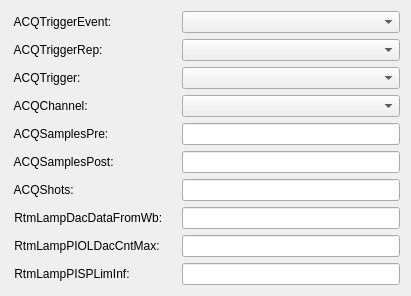
  <widget class="QWidget" name="gridLayoutWidget">
   <property name="geometry">
    <rect>
     <x>20</x>
     <y>20</y>
     <width>411</width>
     <height>291</height>
    </rect>
   </property>
   <layout class="QGridLayout" name="gridLayout">
    <item row="7" column="2">
     <widget class="PyDMLineEdit" name="PyDMLineEdit_16">
      <property name="toolTip">
       <string/>
      </property>
      <property name="channel" stdset="0">
       <string>XX-99SL07:DI-FOFBCtrl:RtmLampDacDataFromWb-SP</string>
      </property>
     </widget>
    </item>
    <item row="5" column="0">
     <widget class="QLabel" name="label_4">
      <property name="text">
       <string> ACQSamplesPost:</string>
      </property>
     </widget>
    </item>
    <item row="4" column="2">
     <widget class="PyDMLineEdit" name="PyDMLineEdit_3">
      <property name="toolTip">
       <string/>
      </property>
      <property name="channel" stdset="0">
       <string>XX-99SL07:DI-FOFBCtrl:ACQSamplesPre-SP</string>
      </property>
     </widget>
    </item>
    <item row="9" column="2">
     <widget class="PyDMLineEdit" name="PyDMLineEdit_23">
      <property name="toolTip">
       <string/>
      </property>
      <property name="channel" stdset="0">
       <string>XX-99SL07:DI-FOFBCtrl:RtmLampPISPLimInf-SP</string>
      </property>
     </widget>
    </item>
    <item row="2" column="1">
     <widget class="PyDMLabel" name="PyDMLabel_2">
      <property name="toolTip">
       <string/>
      </property>
      <property name="channel" stdset="0">
       <string>XX-99SL07:DI-FOFBCtrl:ACQTrigger-Sel</string>
      </property>
     </widget>
    </item>
    <item row="4" column="1">
     <widget class="PyDMLabel" name="PyDMLabel_4">
      <property name="toolTip">
       <string/>
      </property>
      <property name="channel" stdset="0">
       <string>XX-99SL07:DI-FOFBCtrl:ACQSamplesPre-RB</string>
      </property>
     </widget>
    </item>
    <item row="5" column="1">
     <widget class="PyDMLabel" name="PyDMLabel_5">
      <property name="toolTip">
       <string/>
      </property>
      <property name="channel" stdset="0">
       <string>XX-99SL07:DI-FOFBCtrl:ACQSamplesPost-RB</string>
      </property>
     </widget>
    </item>
    <item row="3" column="2">
     <widget class="PyDMEnumComboBox" name="PyDMEnumComboBox_5">
      <property name="toolTip">
       <string/>
      </property>
      <property name="channel" stdset="0">
       <string>XX-99SL07:DI-FOFBCtrl:ACQChannel-Sel</string>
      </property>
     </widget>
    </item>
    <item row="6" column="2">
     <widget class="PyDMLineEdit" name="PyDMLineEdit_4">
      <property name="toolTip">
       <string/>
      </property>
      <property name="channel" stdset="0">
       <string>XX-99SL07:DI-FOFBCtrl:ACQShots-SP</string>
      </property>
     </widget>
    </item>
    <item row="1" column="2">
     <widget class="PyDMEnumComboBox" name="PyDMEnumComboBox_2">
      <property name="toolTip">
       <string/>
      </property>
      <property name="channel" stdset="0">
       <string>XX-99SL07:DI-FOFBCtrl:ACQTriggerRep-Sel</string>
      </property>
     </widget>
    </item>
    <item row="0" column="0">
     <widget class="QLabel" name="label_2">
      <property name="text">
       <string> ACQTriggerEvent:</string>
      </property>
     </widget>
    </item>
    <item row="7" column="0">
     <widget class="QLabel" name="label_10">
      <property name="text">
       <string> RtmLampDacDataFromWb:</string>
      </property>
     </widget>
    </item>
    <item row="8" column="1">
     <widget class="PyDMLabel" name="PyDMLabel_34">
      <property name="toolTip">
       <string/>
      </property>
      <property name="channel" stdset="0">
       <string>XX-99SL07:DI-FOFBCtrl:RtmLampPIOLDacCntMax-RB</string>
      </property>
     </widget>
    </item>
    <item row="2" column="0">
     <widget class="QLabel" name="label_8">
      <property name="text">
       <string> ACQTrigger:</string>
      </property>
     </widget>
    </item>
    <item row="0" column="2">
     <widget class="PyDMEnumComboBox" name="PyDMEnumComboBox_4">
      <property name="toolTip">
       <string/>
      </property>
      <property name="channel" stdset="0">
       <string>XX-99SL07:DI-FOFBCtrl:ACQTriggerEvent-Sel</string>
      </property>
     </widget>
    </item>
    <item row="3" column="1">
     <widget class="PyDMLabel" name="PyDMLabel_7">
      <property name="toolTip">
       <string/>
      </property>
      <property name="channel" stdset="0">
       <string>XX-99SL07:DI-FOFBCtrl:ACQChannel-Sel</string>
      </property>
     </widget>
    </item>
    <item row="9" column="0">
     <widget class="QLabel" name="label_20">
      <property name="text">
       <string> RtmLampPISPLimInf:</string>
      </property>
     </widget>
    </item>
    <item row="6" column="1">
     <widget class="PyDMLabel" name="PyDMLabel_6">
      <property name="toolTip">
       <string/>
      </property>
      <property name="channel" stdset="0">
       <string>XX-99SL07:DI-FOFBCtrl:ACQShots-RB</string>
      </property>
     </widget>
    </item>
    <item row="1" column="0">
     <widget class="QLabel" name="label_7">
      <property name="text">
       <string> ACQTriggerRep:</string>
      </property>
     </widget>
    </item>
    <item row="2" column="2">
     <widget class="PyDMEnumComboBox" name="PyDMEnumComboBox_3">
      <property name="toolTip">
       <string/>
      </property>
      <property name="channel" stdset="0">
       <string>XX-99SL07:DI-FOFBCtrl:ACQTrigger-Sel</string>
      </property>
     </widget>
    </item>
    <item row="5" column="2">
     <widget class="PyDMLineEdit" name="PyDMLineEdit">
      <property name="toolTip">
       <string/>
      </property>
      <property name="channel" stdset="0">
       <string>XX-99SL07:DI-FOFBCtrl:ACQSamplesPost-SP</string>
      </property>
     </widget>
    </item>
    <item row="8" column="0">
     <widget class="QLabel" name="label_35">
      <property name="text">
       <string> RtmLampPIOLDacCntMax:</string>
      </property>
     </widget>
    </item>
    <item row="8" column="2">
     <widget class="PyDMLineEdit" name="PyDMLineEdit_31">
      <property name="toolTip">
       <string/>
      </property>
      <property name="channel" stdset="0">
       <string>XX-99SL07:DI-FOFBCtrl:RtmLampPIOLDacCntMax-SP</string>
      </property>
     </widget>
    </item>
    <item row="7" column="1">
     <widget class="PyDMLabel" name="PyDMLabel_10">
      <property name="toolTip">
       <string/>
      </property>
      <property name="channel" stdset="0">
       <string>XX-99SL07:DI-FOFBCtrl:RtmLampDacDataFromWb-RB</string>
      </property>
     </widget>
    </item>
    <item row="4" column="0">
     <widget class="QLabel" name="label">
      <property name="text">
       <string> ACQSamplesPre:</string>
      </property>
     </widget>
    </item>
    <item row="6" column="0">
     <widget class="QLabel" name="label_5">
      <property name="text">
       <string> ACQShots:</string>
      </property>
     </widget>
    </item>
    <item row="3" column="0">
     <widget class="QLabel" name="label_6">
      <property name="text">
       <string> ACQChannel:</string>
      </property>
     </widget>
    </item>
    <item row="0" column="1">
     <widget class="PyDMLabel" name="PyDMLabel">
      <property name="toolTip">
       <string/>
      </property>
      <property name="channel" stdset="0">
       <string>XX-99SL07:DI-FOFBCtrl:ACQTriggerEvent-Sel</string>
      </property>
     </widget>
    </item>
    <item row="1" column="1">
     <widget class="PyDMLabel" name="PyDMLabel_8">
      <property name="toolTip">
       <string/>
      </property>
      <property name="channel" stdset="0">
       <string>XX-99SL07:DI-FOFBCtrl:ACQTriggerRep-Sel</string>
      </property>
     </widget>
    </item>
    <item row="9" column="1">
     <widget class="PyDMLabel" name="PyDMLabel_26">
      <property name="toolTip">
       <string/>
      </property>
      <property name="channel" stdset="0">
       <string>XX-99SL07:DI-FOFBCtrl:RtmLampPISPLimInf-RB</string>
      </property>
     </widget>
    </item>
   </layout>
  </widget>
